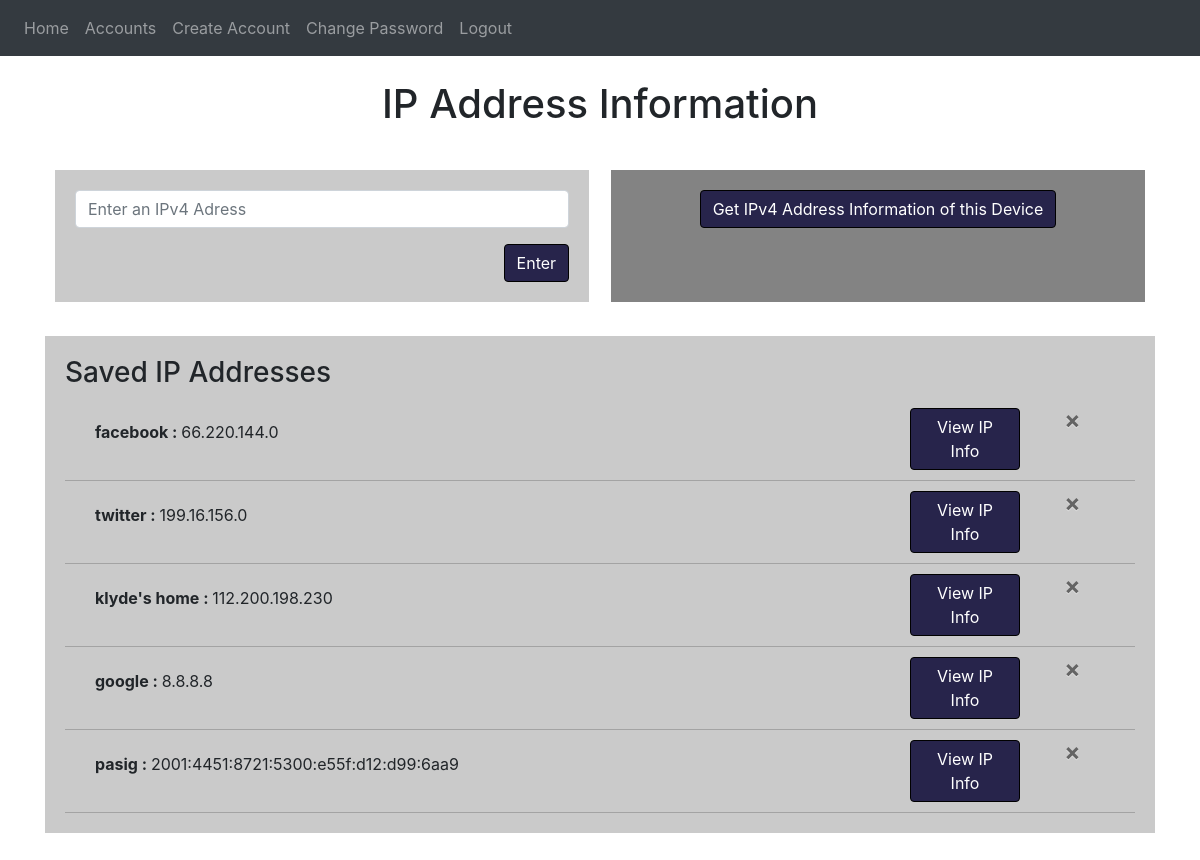
Screenshot of / (signed in) with the database file from the repository.
### website/models.py (models this page shows)
class Ipinfo(db.Model):
    ip = db.Column(db.String(1000), primary_key=True)
    labelname = db.Column(db.String(1000))

### website/views.py (the view, shortened to what this page needs)
@views.route('/', methods=['GET', 'POST'])
@login_required
def home():
    ipInfos = Ipinfo.query.all()
    return render_template("home.html", user=current_user, ipInfos=ipInfos)

### website/__init__.py (called while the page is built)
def create_app():
    app = Flask(__name__)
    app.config['SECRET_KEY'] = 'holyshesh'
    app.config['SQLALCHEMY_DATABASE_URI'] = f'sqlite:///{DB_NAME}'
    db.init_app(app)
    from .views import views
    from .auth import auth
    app.register_blueprint(views, url_prefix='/')
    app.register_blueprint(auth, url_prefix='/')
    from .models import User
    with app.app_context():
        db.create_all()
    login_manager = LoginManager()
    login_manager.login_view = 'auth.login'
    login_manager.init_app(app)
    @login_manager.user_loader
    def load_user(id):
        return User.query.get(int(id))
    return app

### website/templates/home.html (shortened to what this page needs)
{% extends "base.html" %}
{% block content %}
<br/>
<h1 align="center">IP Address Information</h1>
<br/>
<div class="ipForms">
    <div class="customIP">
        <form method="POST">
            <div class="form-group">
                <input
                    type="text"
                    class="form-control"
                    id="customIPAddress"
                    name="customIPAddress"
                    placeholder="Enter an IPv4 Adress"
                />
            </div>
            <div align="right">
                <button type="submit" class="btn btn-primary">Enter</button>
            </div>
        </form>
    </div>
    <div style="width: 2%;"> </div>
    <div class="deviceIP">
        <form method="POST">
            <div align="center">
                <button type="submit" class="btn btn-primary">Get IPv4 Address Information of this Device</button>
            </div>
        </form>
    </div>
</div>
<br/>
<div class="savedIPAddress">
<h3>Saved IP Addresses</h3>
<ul class="list-group list-group-flush" id="notes">
    {% for ip in ipInfos %}
        <div class="ipForms" style="border-bottom: 1px solid rgb(163, 163, 163);">
            <div style="width: 60%;">
                <li class="list-group-item" style="background-color: rgb(202, 202, 202);">
                <strong>{{ ip.labelname }} : </strong> {{ ip.ip }}
            </div>
            <div style="width: 30%;" align="right">
                <form method="POST" style="width: 110px;">
                    <button type="submit" class="btn btn-primary">View IP Info</button>
                </form>
            </div>
            {% if user.id < 3 %}
            <div class="deleteIP" style="width: 10%;">
                <button type="button" class="close" onClick="deleteIP('{{ ip.ip }}')">
                    <span aria-hidden="true">&times;</span>
                </button>
            </div>
            {% endif %}
        </div>
    {% endfor %}
</ul>
</div>
{% endblock %}

### website/static/style.css (style rules this page uses)
.customIP { background-color: rgb(202, 202, 202); padding: 20px; width: 49%; }
.deviceIP { background-color: rgb(131, 131, 131); padding: 20px 20px 20px 20px; width: 49%; }
.ipForms { display: flex; padding: 10px; }
.btn-primary { background-color: rgb(39, 36, 75); border-color: black; }
.list-group-item { width: auto; }
.savedIPAddress { background-color: rgb(202, 202, 202); padding: 20px; margin-bottom: 100px; }
.deleteIP { position: relative; width: 100%; height: 60%; display: flex; align-items: center; justify-content: center; }

### rows the page displays
Ipinfo: labelname "facebook", ip "66.220.144.0"
Ipinfo: labelname "twitter", ip "199.16.156.0"
Ipinfo: labelname "klyde's home", ip "112.200.198.230"
Ipinfo: labelname "google", ip "8.8.8.8"
Ipinfo: labelname "pasig", ip "2001:4451:8721:5300:e55f:d12:d99:6aa9"
